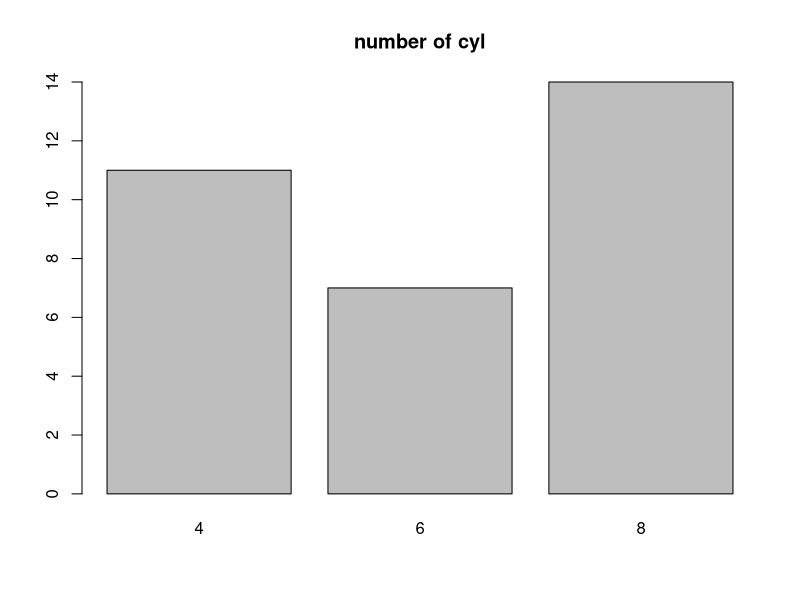
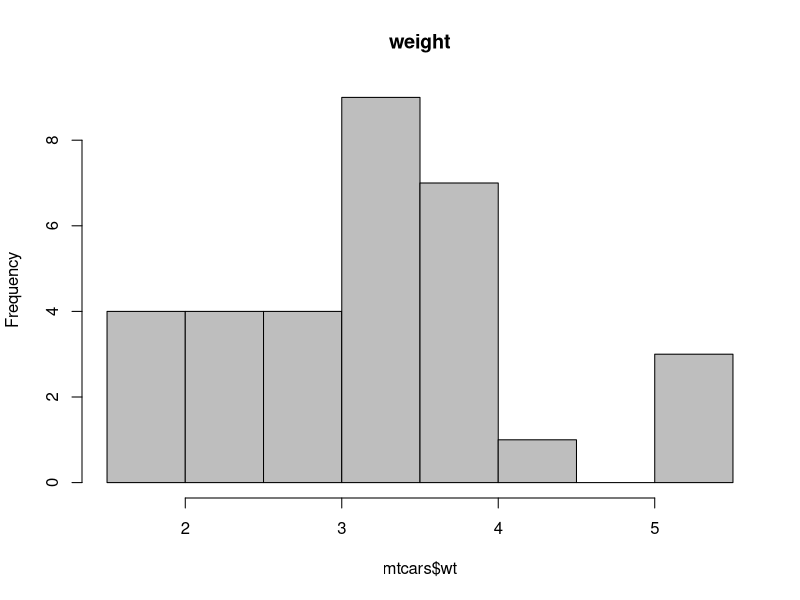
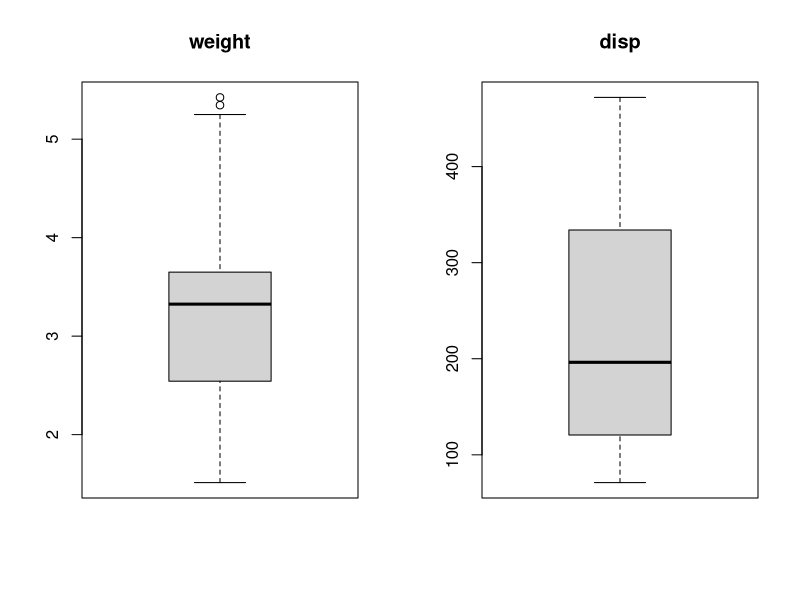

R code for these plots, in order:
# univariate data practice in R by sangmin

# information of data
head(mtcars)
class(mtcars)

# average, median, trimmed mean(15%), standard deviation for weight
mean(mtcars$wt)
median(mtcars$wt)
mean(mtcars$wt, trim=0.15)
sd(mtcars$wt)

# frequency distribution table for cyl
table(mtcars$cyl)

# bar graph for cyl
barplot(table(mtcars$cyl), main="number of cyl")

# histogram for weight
hist(mtcars$wt, main="weight", col="grey")

par(mfrow=c(1, 2))
# box plot, outlier for weight
boxplot(mtcars$wt, main="weight")
boxplot.stats(mtcars$wt)$out

# box plot, outlier for disp
boxplot(mtcars$disp, main="disp")
boxplot.stats(mtcars$disp)$out
